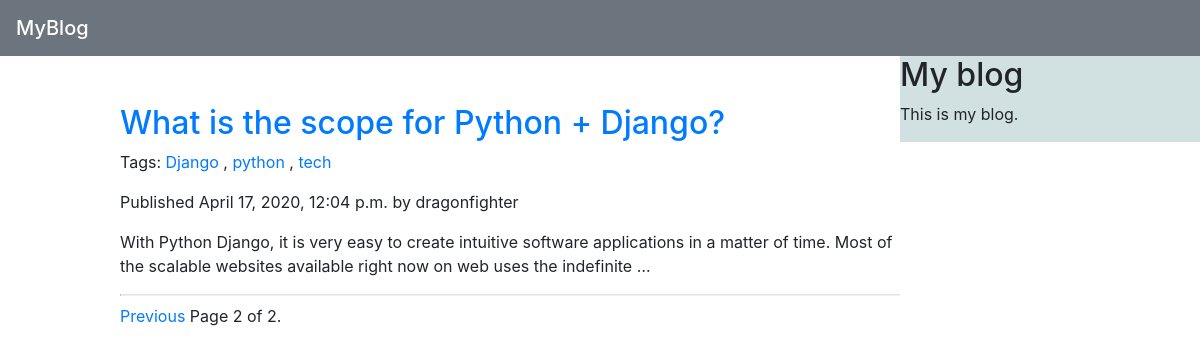
Screenshot of /blog/?page=2 with the database file from the repository.
### blog/models.py (models this page shows, shortened)
class Post(models.Model):
    def get_absolute_url(self):
        return reverse('blog:post_detail',
                       args=[self.publish.year,
                             self.publish.month,
                             self.publish.day, self.slug])
    objects = models.Manager()
    published = PublishedManager()
    STATUS_CHOICES = (
        ('draft', 'Draft'),
        ('published', 'Published'),
    )
    title = models.CharField(max_length=250)
    slug = models.SlugField(max_length=250,
                            unique_for_date='publish')
    author = models.ForeignKey(User,
                               on_delete=models.CASCADE,
                               related_name='blog_posts')
    body = models.TextField()
    publish = models.DateTimeField(default=timezone.now)
    created = models.DateTimeField(auto_now_add=True)
    updated = models.DateTimeField(auto_now=True)
    status = models.CharField(max_length=10,
                              choices=STATUS_CHOICES,
                              default='draft')
    tags = TaggableManager()
    class Meta:
        ordering = ('-publish',)

### blog/views.py (the view)
# urls.py: path('', views.post_list, name='post_list'),
def post_list(request, tag_slug=None):
    object_list = Post.published.all()
    tag = None
    if tag_slug:
        tag = get_object_or_404(Tag, slug=tag_slug)
        object_list = object_list.filter(tags__in=[tag])
    paginator = Paginator(object_list, 3)
    page = request.GET.get('page')
    try:
        posts = paginator.page(page)
    except PageNotAnInteger:
        posts = paginator.page(1)
    except EmptyPage:
        posts = paginator.page(paginator.num_pages)
    return render(request,
                  'blog/post/list.html',
                  {'page': page,
                   'posts': posts,
                   'tag': tag})

### blog/models.py (called while the page is built)
    def get_queryset(self):
        return super(PublishedManager,
                     self).get_queryset().filter(status='published')

### blog/templates/blog/post/list.html (shortened to what this page needs)
{% extends "blog/base.html"%}
{% block content %}
    {% for post in posts %}
        <h2>
            <a href="{{ post.get_absolute_url }}">
                {{post.title}}
            </a>
        </h2>
        <p class="tags">
            Tags:
            {% for tag in post.tags.all %}
                <a href="{% url 'blog:post_list_by_tag' tag.slug %}">
                {{ tag.name }}
                </a>
                {% if not forloop.last %}, {% endif %}
            {% endfor %}
        </p>
        <p class="date">
            Published {{post.publish}} by {{post.author}}
        </p>
        {{post.body|truncatewords:30|linebreaks}}
        <hr>
    {% endfor %}
{% include "pagination.html" with page=posts %}
{% endblock %}

### blog/static/css/blog.css (style rules this page uses)
body { background-image: href('https://images.app.goo.gl/dGkUzicujWm3EA5r6'); }
hr { display: block; margin-top: 0.5em; margin-bottom: 0.5em; margin-left: auto; margin-right: auto; border-style: inset; border-width: 1px; }

### rows the page displays
Post: title "What is the scope for Python + Django?", publish "April 17, 2020, 12:04 p.m.", author "dragonfighter", body "With Python Django, it is very easy to create intuitive software applications in a matter of time. Most of the scalable websites available right now on web uses the indefinite …"
Tag: name "Django"
Tag: name "python"
Tag: name "tech"

### other values shown
{{ page.number }} "2"
{{ page.paginator.num_pages }} "2"
